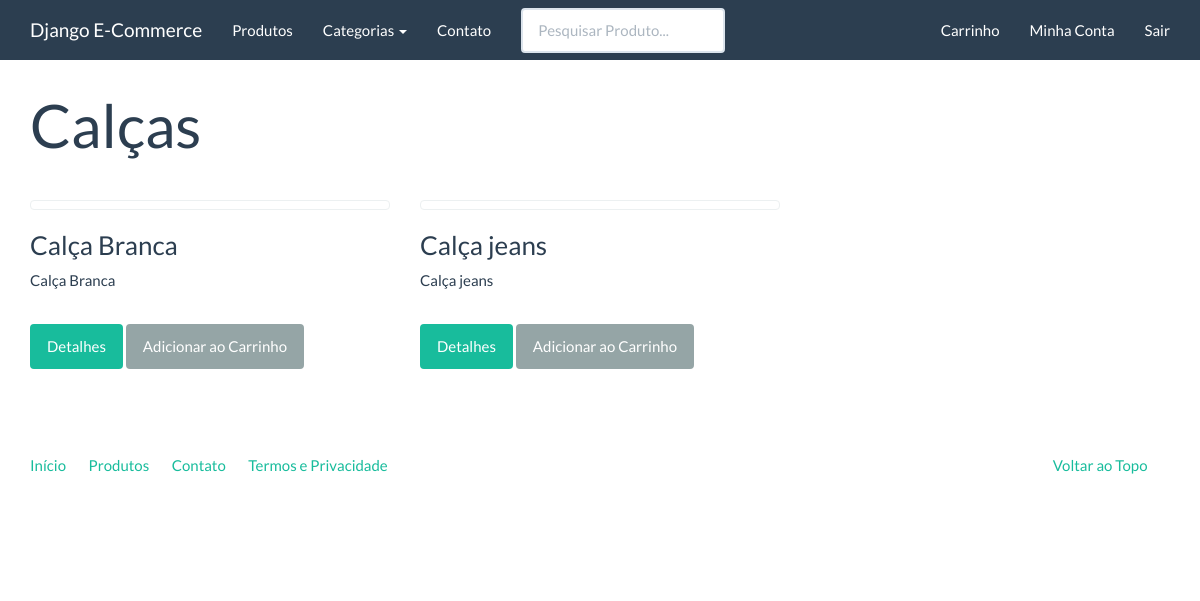
Page /produtos/calcas (signed in) on the committed database.
### catalog/models.py (models this page shows)
class Category(models.Model):
    name = models.CharField("Nome", max_length=100, unique=True, help_text='Determine uma subcategoria para que possa ser associada ao produtos.')
    slug = models.SlugField('Identificador', max_length=100)
    created = models.DateTimeField('Criado em', auto_now_add=True)
    modified = models.DateTimeField('Modificado em', auto_now=True)
    class Meta:
        verbose_name = 'Categoria'
        verbose_name_plural = "Categorias"
        ordering = ['name']
    def __str__(self):
        return f'{self.name}'
    def get_absolute_url(self):
        return reverse('catalog:category', kwargs={'slug': self.slug})

class Product(models.Model):
    id = models.AutoField('Código', primary_key=True)
    name = models.CharField("Nome", max_length=100, blank=False, null=False, unique=True, help_text="Obrigatório. Nome do Produto, de maior destaque na página.")
    slug = models.SlugField('Identificador', max_length=100, help_text="Não alterar esse campo.")
    category = models.ForeignKey('catalog.Category', related_name='category', verbose_name="Categoria", on_delete=models.CASCADE, null=True, blank=False, help_text="Determine uma categoria para o produto.")
    subcategory = models.ForeignKey('catalog.Subcategory', verbose_name="Subcategoria", on_delete=models.CASCADE, null=True, blank=False, help_text="Determine uma subcategoria para o produto.")
    description = models.TextField('Descrição', blank=False, null=False, max_length=85, help_text="Obrigatório. Uma descrição breve do Produto. Max. 85 caracteres.")
    description_big = models.TextField('Descrição Detalhada', blank=True, null=True, max_length=800, help_text="Opcional. Uma descrição longa do Produto. Max. 800 caracteres.")
    price = models.DecimalField("Preço", decimal_places=2, max_digits=8, help_text="Obrigatório. Determine um preço para o Produto.")
    created = models.DateTimeField('Criado em', auto_now_add=True)
    modified = models.DateTimeField('Modificado em', auto_now=True)
    start_date = models.DateTimeField('Data de Exibição', null=True, blank=True, help_text="Opcional, defina uma data futura, para que o Produto seja exibido somente a partir dela.")
    end_date = models.DateTimeField('Data de Expiração', null=True, blank=True, help_text="Opcional, defina uma data futura, para que o Produto deixe de ser exibido a partir dela.")
    author = models.ForeignKey(settings.AUTH_USER_MODEL, verbose_name="Criado por",related_name="criado_por", on_delete=models.CASCADE,)
    is_active = models.BooleanField("Ativo", default=True, help_text="Determina se esse Produto deve ser tratado como ativo. Desmarque isso em vez de excluir produtos.")
    spotlight = models.BooleanField("Destaque", default=False, help_text="Determina se esse Produto deve ser tratado como Destaque. Geralmente produtos em destaque possuem promoções.")
    class Meta:
        verbose_name = 'Produto'
        verbose_name_plural = "Produtos"
        ordering = ['name']
    def __str__(self):
        return self.name
    def get_absolute_url(self):
        return reverse('catalog:product', kwargs={'slug': self.slug})

### catalog/views.py (the view)
class CategoryListView(generic.ListView):
    context_object_name = 'product_list'
    template_name = "catalog/category.html"
    paginate_by = 3
    def get_queryset(self):
        return Product.objects.filter(is_active=True, category__slug=self.kwargs['slug'])
    def get_context_data(self, **kwargs):
        context = super(CategoryListView, self).get_context_data(**kwargs)
        context['current_category'] = get_object_or_404(Category, slug=self.kwargs['slug'])
        return context

### catalog/context_processors.py (called while the page is built)
def categories(request):
    return {
        'categories': Category.objects.all()
    }

### core/templatetags/pagination.py (called while the page is built)
@register.inclusion_tag('pagination.html')
def pagination(request, paginator, page_obj):
    context = {}
    context['paginator'] = paginator
    context['request'] = request
    context['page_obj'] = page_obj
    getvars = request.GET.copy()
    if 'page' in getvars:
        del getvars['page']
    if len(getvars) > 0:
        context['getvars'] = f'&{getvars.urlencode()}'
    else:
        context['getvars'] = ''
    return context

### catalog/templates/catalog/category.html (shortened to what this page needs)
{% extends "base.html" %}
{% load pagination %}
{% block container %}
<div class="page-header">
    <h1>{{ current_category }}</h1>
</div>
<div class="row">
    {% for product in product_list %}
    {% include 'catalog/_product.html' %}
    {% endfor %}
</div>
{% endblock %}

### catalog/templates/catalog/_product.html (shortened to what this page needs)
{% load thumbnail %}
<div class="col-sm-6 col-md-4">
        <a class='thumbnail' href="{{ product.get_absolute_url }}">
        </a>
        <div class="caption">
            <h3>{{ product }}</h3>
            {{ product.description|linebreaks }}
            <p>
                <a href="{{ product.get_absolute_url }}" class="btn btn-success" role="button">Detalhes</a>
                <a href="{% url 'checkout:create_cart_item' product.slug %}" class="btn btn-default cart-item-add" role="button">Adicionar ao Carrinho</a>
            </p>
        </div>
</div>

### rows in the picture
Category: name "Calças"
Product: name "Calça Branca", description "Calça Branca"
Product: name "Calça jeans", description "Calça jeans"
